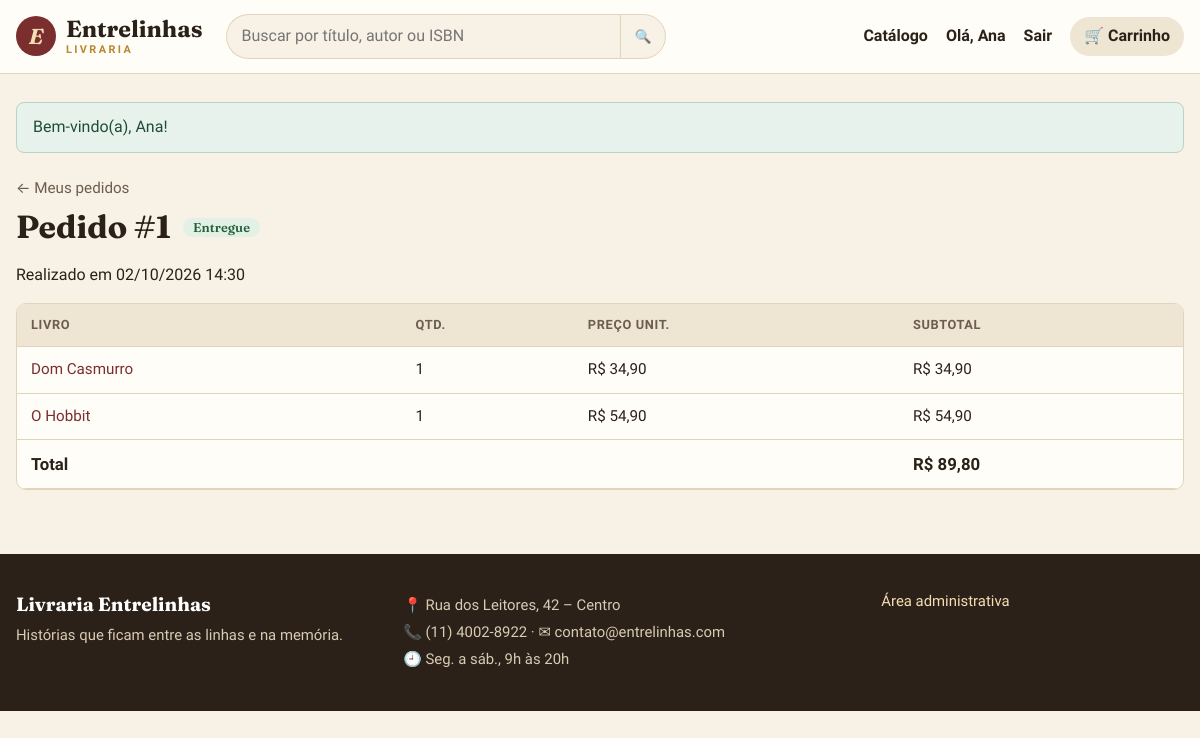
Screenshot of /minha-conta/pedido/1 (signed in) with the database file from the repository.
### tables this page shows
CREATE TABLE pedidos (
    id           INT UNSIGNED AUTO_INCREMENT PRIMARY KEY,
    cliente_id   INT UNSIGNED NOT NULL,
    data_pedido  DATETIME NOT NULL DEFAULT CURRENT_TIMESTAMP,
    status       ENUM('pendente','pago','enviado','entregue','cancelado') NOT NULL DEFAULT 'pendente',
    total        DECIMAL(10,2) NOT NULL DEFAULT 0,
    observacao   VARCHAR(255) NULL,
    CONSTRAINT fk_pedido_cliente FOREIGN KEY (cliente_id) REFERENCES clientes(id)
        ON UPDATE CASCADE ON DELETE RESTRICT
);

CREATE TABLE clientes (
    id          INT UNSIGNED AUTO_INCREMENT PRIMARY KEY,
    nome        VARCHAR(100) NOT NULL,
    email       VARCHAR(150) NOT NULL UNIQUE,
    telefone    VARCHAR(20)  NOT NULL,
    senha       VARCHAR(255) NOT NULL,
    endereco    VARCHAR(255) NULL,
    criado_em   DATETIME NOT NULL DEFAULT CURRENT_TIMESTAMP
);

CREATE TABLE itens_pedido (
    id              INT UNSIGNED AUTO_INCREMENT PRIMARY KEY,
    pedido_id       INT UNSIGNED NOT NULL,
    livro_id        INT UNSIGNED NOT NULL,
    quantidade      INT UNSIGNED NOT NULL,
    preco_unitario  DECIMAL(10,2) NOT NULL,
    CONSTRAINT fk_item_pedido FOREIGN KEY (pedido_id) REFERENCES pedidos(id)
        ON UPDATE CASCADE ON DELETE CASCADE,
    CONSTRAINT fk_item_livro FOREIGN KEY (livro_id) REFERENCES livros(id)
        ON UPDATE CASCADE ON DELETE RESTRICT,
    CONSTRAINT ck_item_qtd CHECK (quantidade > 0)
);

CREATE TABLE livros (
    id              INT UNSIGNED AUTO_INCREMENT PRIMARY KEY,
    titulo          VARCHAR(150) NOT NULL,
    isbn            VARCHAR(20)  NOT NULL UNIQUE,
    categoria_id    INT UNSIGNED NOT NULL,
    autor_id        INT UNSIGNED NOT NULL,
    editora         VARCHAR(100) NULL,
    ano_publicacao  SMALLINT NULL,
    paginas         SMALLINT UNSIGNED NULL,
    preco           DECIMAL(10,2) NOT NULL,
    estoque         INT UNSIGNED NOT NULL DEFAULT 0,
    sinopse         TEXT NULL,
    capa            VARCHAR(255) NULL,
    destaque        TINYINT(1) NOT NULL DEFAULT 0,
    ativo           TINYINT(1) NOT NULL DEFAULT 1,
    criado_em       DATETIME NOT NULL DEFAULT CURRENT_TIMESTAMP,
    CONSTRAINT fk_livro_categoria FOREIGN KEY (categoria_id) REFERENCES categorias(id)
        ON UPDATE CASCADE ON DELETE RESTRICT,
    CONSTRAINT fk_livro_autor FOREIGN KEY (autor_id) REFERENCES autores(id)
        ON UPDATE CASCADE ON DELETE RESTRICT,
    CONSTRAINT ck_livro_preco CHECK (preco > 0)
);

### app/Core/Controller.php (called while the page is built, shortened)
<?php
class Controller
{
    public function render(string $view, array $dados = [], string $layout = 'public'): void
    {
        extract($dados);
        require APP_PATH . "/Views/{$view}.php";
        $conteudo = ob_get_clean();
        require APP_PATH . "/Views/layouts/{$layout}.php";
    }
}

### app/Controllers/ContaController.php (called while the page is built, shortened)
<?php
class ContaController extends Controller
{
    public function pedido(int $id): void
    {
        $pedido = (new Pedido())->findCompleto($id);
        $this->render('conta/pedido', ['titulo' => 'Pedido #' . $id, 'pedido' => $pedido]);
    }
}

### public/index.php (called while the page is built, shortened)
<?php
require dirname(__DIR__) . '/app/bootstrap.php';
$router = new App\Core\Router();
$router->dispatch($_SERVER['REQUEST_URI'], $_SERVER['REQUEST_METHOD']);

### app/bootstrap.php (called while the page is built, shortened)
<?php
spl_autoload_register(function (string $classe): void {
    $prefixo = 'App\\';
    $relativo = str_replace('\\', '/', substr($classe, strlen($prefixo)));
    $arquivo = APP_PATH . '/' . $relativo . '.php';
});
require APP_PATH . '/helpers.php';

### app/Core/Database.php (called while the page is built, shortened)
<?php
class Database
{
    private static ?PDO $conexao = null;
    private static array $config = [];
    public static function configure(array $config): void
    {
        self::$config = $config;
    }
    public static function getConnection(): PDO
    {
        if (self::$conexao === null) {
            $c = self::$config;
            $dsn = "mysql:host={$c['host']};port={$c['port']};dbname={$c['name']};charset={$c['charset']}";
            try {
                self::$conexao = new PDO($dsn, $c['user'], $c['pass'], [
                    PDO::ATTR_ERRMODE => PDO::ERRMODE_EXCEPTION,
                    PDO::ATTR_DEFAULT_FETCH_MODE => PDO::FETCH_ASSOC,
                    PDO::ATTR_EMULATE_PREPARES => false,
                ]);
            } catch (PDOException $e) {
                http_response_code(500);
                exit('<h1>Erro ao conectar ao banco de dados</h1><p>Verifique se o container MySQL está rodando '
                    . '(<code>docker compose up -d db</code>).</p><pre>' . htmlspecialchars($e->getMessage()) . '</pre>');
            }
        }
        return self::$conexao;
    }
}

### app/Core/Model.php (called while the page is built, shortened)
<?php
abstract class Model
{
    public function __construct()
    {
        $this->db = Database::getConnection();
    }
}

### app/Models/Pedido.php (called while the page is built, shortened)
<?php
class Pedido extends Model
{
    public function findCompleto(int $id): ?array
    {
        $stmt = $this->db->prepare(
            'SELECT p.*, c.nome AS cliente, c.email AS cliente_email, c.telefone AS cliente_telefone,
                    c.endereco AS cliente_endereco
             FROM pedidos p JOIN clientes c ON c.id = p.cliente_id
             WHERE p.id = :id'
        );
        $stmt->execute(['id' => $id]);
        $pedido = $stmt->fetch();
        $pedido['itens'] = $this->itens($id);
        return $pedido;
    }
    public function itens(int $pedidoId): array
    {
        $stmt = $this->db->prepare(
            'SELECT i.*, l.titulo, l.capa, (i.quantidade * i.preco_unitario) AS subtotal
             FROM itens_pedido i JOIN livros l ON l.id = i.livro_id
             WHERE i.pedido_id = :id'
        );
        $stmt->execute(['id' => $pedidoId]);
        return $stmt->fetchAll();
    }
}

### app/Core/Auth.php (called while the page is built, shortened)
<?php
class Auth
{
    public static function cliente(): ?array
    {
        return $_SESSION['cliente'] ?? null;
    }
}

### app/Views/conta/pedido.php (the view, shortened to what this page needs)
<a href="<?= url('minha-conta') ?>" class="link-discreto">← Meus pedidos</a>
<h1 class="titulo-pagina">Pedido #<?= $pedido['id'] ?> <?= status_pedido($pedido['status']) ?></h1>
<p>Realizado em <?= data_br($pedido['data_pedido'], true) ?></p>
<div class="tabela-wrap">
    <table class="tabela">
        <thead><tr><th>Livro</th><th>Qtd.</th><th>Preço unit.</th><th>Subtotal</th></tr></thead>
        <tbody>
        <?php foreach ($pedido['itens'] as $i): ?>
            <tr>
                <td><a href="<?= url('livro/' . $i['livro_id']) ?>"><?= e($i['titulo']) ?></a></td>
                <td><?= (int) $i['quantidade'] ?></td>
                <td><?= moeda($i['preco_unitario']) ?></td>
                <td><?= moeda($i['subtotal']) ?></td>
            </tr>
        <?php endforeach; ?>
        </tbody>
        <tfoot><tr><th colspan="3">Total</th><th><?= moeda($pedido['total']) ?></th></tr></tfoot>
    </table>
</div>

### app/helpers.php (shortened to what this page needs)
<?php
function e(mixed $valor): string
{
    return htmlspecialchars((string) ($valor ?? ''), ENT_QUOTES, 'UTF-8');
}
function base_path(): string
{
    $dir = str_replace('\\', '/', dirname($_SERVER['SCRIPT_NAME'] ?? '/'));
    return rtrim($dir, '/');
}
function url(string $caminho = ''): string
{
    return base_path() . '/' . ltrim($caminho, '/');
}
function asset(string $arquivo): string
{
    return url('assets/' . ltrim($arquivo, '/'));
}
function moeda(float|string|null $valor): string
{
    return 'R$ ' . number_format((float) $valor, 2, ',', '.');
}
function data_br(?string $data, bool $comHora = false): string
{
    return date($comHora ? 'd/m/Y H:i' : 'd/m/Y', strtotime($data));
}
function flashes(): array
{
    $msgs = $_SESSION['flash'] ?? [];
    return $msgs;
}
function status_pedido(string $status): string
{
    $rotulos = [
        'pendente' => 'Pendente',
        'pago' => 'Pago',
        'enviado' => 'Enviado',
        'entregue' => 'Entregue',
        'cancelado' => 'Cancelado',
    ];
    return '<span class="badge badge-' . e($status) . '">' . e($rotulos[$status] ?? $status) . '</span>';
}

### app/Core/Router.php (shortened to what this page needs)
<?php
class Router
{
    private array $rotas = [];
    private function add(string $metodo, string $caminho, array $acao): void
    {
        $regex = preg_replace('#\{(\w+)\}#', '(?P<$1>\d+)', rtrim($caminho, '/') ?: '/');
        $this->rotas[$metodo]['#^' . $regex . '$#'] = $acao;
    }
    public function dispatch(string $uri, string $metodo): void
    {
        $caminho = parse_url($uri, PHP_URL_PATH) ?? '/';
        $caminho = rtrim($caminho, '/') ?: '/';
        foreach ($this->rotas[$metodo] ?? [] as $regex => [$controller, $acao]) {
            if (preg_match($regex, $caminho, $m)) {
                $params = array_map('intval', array_filter($m, 'is_string', ARRAY_FILTER_USE_KEY));
                (new $controller())->$acao(...array_values($params));
                return;
            }
        }
    }
}

### app/Views/layouts/public.php (shortened to what this page needs)
<?php use App\Core\Auth; $cliente = Auth::cliente(); ?>
<!DOCTYPE html>
<html lang="pt-BR">
<head>
    <link rel="stylesheet" href="<?= asset('css/style.css') ?>">
</head>
<body>
<header class="topo">
    <div class="container topo-inner">
        <a href="<?= url('') ?>" class="logo">
            <span class="logo-icone">E</span>
            <span>Entrelinhas<small>livraria</small></span>
        </a>
        <form action="<?= url('livros') ?>" method="get" class="busca-topo">
            <input type="search" name="busca" placeholder="Buscar por título, autor ou ISBN" value="<?= e($_GET['busca'] ?? '') ?>">
            <button type="submit" aria-label="Buscar">🔍</button>
        </form>
        <nav class="menu">
            <a href="<?= url('livros') ?>">Catálogo</a>
            <?php if ($cliente): ?>
                <a href="<?= url('minha-conta') ?>">Olá, <?= e(explode(' ', $cliente['nome'])[0]) ?></a>
                <a href="<?= url('sair') ?>">Sair</a>
            <?php else: ?>
                <a href="<?= url('entrar') ?>">Entrar</a>
                <a href="<?= url('cadastro') ?>">Criar conta</a>
            <?php endif; ?>
            <a href="<?= url('carrinho') ?>" class="btn-carrinho">
                🛒 Carrinho <?php if (carrinho_qtd()): ?><span class="contador"><?= carrinho_qtd() ?></span><?php endif; ?>
            </a>
        </nav>
    </div>
</header>
<main class="container conteudo">
    <?php foreach (flashes() as $f): ?>
        <div class="alerta alerta-<?= e($f['tipo']) ?>"><?= e($f['mensagem']) ?></div>
    <?php endforeach; ?>
    <?= $conteudo ?>
</main>
<footer class="rodape">
    <div class="container rodape-inner">
        <div>
            <strong>Livraria Entrelinhas</strong>
            <p>Histórias que ficam entre as linhas e na memória.</p>
        </div>
        <div>
            <p>📍 Rua dos Leitores, 42 – Centro</p>
            <p>📞 (11) 4002-8922 · ✉ contato@entrelinhas.com</p>
            <p>🕘 Seg. a sáb., 9h às 20h</p>
        </div>
        <div>
            <a href="<?= url('admin/login') ?>">Área administrativa</a>
        </div>
    </div>
</footer>
</body>
</html>

### public/assets/css/style.css (style rules this page uses)
:root { --papel: #f7f1e6; --papel-escuro: #efe5d3; --cartao: #fffdf8; --tinta: #2b2118; --tinta-suave: #6d5d4e; --borda: #e2d4bc; --vinho: #7a2e2e; --vinho-escuro: #5e2121; --verde: #2f5d50; --ouro: #b8862f; --perigo: #b33a3a; --sombra: 0 1px 2px rgba(43, 33, 24, .06), 0 6px 18px rgba(43, 33, 24, .07); --raio: 10px; --serif: 'Fraunces', Georgia, 'Times New Roman', serif; --sans: 'Source Sans 3', system-ui, -apple-system, 'Segoe UI', sans-serif; }
* { box-sizing: border-box; }
body { margin: 0; font-family: var(--sans); font-size: 16px; line-height: 1.55; color: var(--tinta); background: var(--papel); }
h1, h2, h3 { font-family: var(--serif); font-weight: 700; line-height: 1.2; margin: 0 0 .5em; }
a { color: var(--vinho); text-decoration: none; }
.container { width: min(1180px, 100% - 32px); margin-inline: auto; }
.conteudo { padding: 28px 0 56px; min-height: 60vh; }
.link-discreto { display: inline-block; margin: 8px 0; color: var(--tinta-suave); font-size: .95rem; }
.titulo-pagina { font-size: 2rem; display: flex; align-items: center; gap: 12px; flex-wrap: wrap; }
.alerta { padding: 12px 16px; border-radius: 8px; margin-bottom: 16px; border: 1px solid; transition: opacity .5s; }
.alerta-sucesso { background: #e8f2ec; border-color: #b7d5c2; color: #1f4d36; }
.badge { display: inline-block; padding: 2px 10px; border-radius: 999px; font-size: .8rem; font-weight: 600; background: var(--papel-escuro); color: var(--tinta-suave); white-space: nowrap; }
.badge-entregue { background: #e2f0e6; color: #23613a; }
.topo { background: var(--cartao); border-bottom: 1px solid var(--borda); position: sticky; top: 0; z-index: 5; }
.topo-inner { display: flex; align-items: center; gap: 24px; padding: 14px 0; flex-wrap: wrap; }
.logo { display: flex; align-items: center; gap: 10px; color: var(--tinta); text-decoration: none !important; }
.logo span:last-child { font: 700 1.45rem/1 var(--serif); display: flex; flex-direction: column; }
.logo small { font: 600 .68rem var(--sans); letter-spacing: .22em; text-transform: uppercase; color: var(--ouro); margin-top: 3px; }
.logo-icone { width: 40px; height: 40px; border-radius: 50%; display: grid; place-items: center; background: var(--vinho); color: #f4dfb5; font: italic 700 1.35rem var(--serif); }
.busca-topo { flex: 1; display: flex; max-width: 440px; min-width: 200px; }
.busca-topo input { flex: 1; padding: 9px 14px; border: 1.5px solid var(--borda); border-right: 0; border-radius: 999px 0 0 999px; background: var(--papel); font: inherit; }
.busca-topo button { border: 1.5px solid var(--borda); border-radius: 0 999px 999px 0; background: var(--papel); padding: 0 14px; cursor: pointer; }
.menu { display: flex; align-items: center; gap: 18px; margin-left: auto; flex-wrap: wrap; }
.menu a { color: var(--tinta); font-weight: 600; }
.btn-carrinho { background: var(--papel-escuro); padding: 7px 14px; border-radius: 999px; }
input, select, textarea { font: 400 1rem var(--sans); padding: 9px 12px; border: 1.5px solid var(--borda); border-radius: 8px; background: #fff; color: var(--tinta); width: 100%; }
.tabela-wrap { overflow-x: auto; background: var(--cartao); border: 1px solid var(--borda); border-radius: var(--raio); }
.tabela { width: 100%; border-collapse: collapse; font-size: .95rem; }
.tabela th, .tabela td { padding: 11px 14px; text-align: left; border-bottom: 1px solid var(--borda); vertical-align: middle; }
.tabela thead th { background: var(--papel-escuro); font-size: .8rem; text-transform: uppercase; letter-spacing: .05em; color: var(--tinta-suave); }
.tabela tfoot th { font-size: 1.05rem; }
.rodape { background: var(--tinta); color: #d9cbb4; padding: 36px 0; font-size: .93rem; }
.rodape-inner { display: grid; grid-template-columns: 1.2fr 1.5fr 1fr; gap: 24px; }
.rodape strong { font-family: var(--serif); font-size: 1.2rem; color: #fff; }
.rodape p { margin: 4px 0; }
.rodape a { color: #f4dfb5; }

### rows the page displays
pedidos: cliente.nome "Ana", id "1", status "Entregue", data_pedido "02/10/2026 14:30", total "R$ 89,80"
itens_pedido: livro.titulo "Dom Casmurro", quantidade "1", preco_unitario "R$ 34,90", subtotal "R$ 34,90"
itens_pedido: livro.titulo "O Hobbit", quantidade "1", preco_unitario "R$ 54,90", subtotal "R$ 54,90"

### other values shown
$f['mensagem'] "Bem-vindo(a), Ana!"
